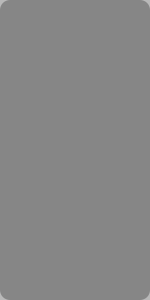
<?xml version="1.0" encoding="UTF-8"?>
<ui version="4.0">
 <class>LoadingOverlay</class>
 <widget class="QWidget" name="LoadingOverlay">
  <property name="geometry">
   <rect>
    <x>0</x>
    <y>0</y>
    <width>150</width>
    <height>300</height>
   </rect>
  </property>
  <property name="sizePolicy">
   <sizepolicy hsizetype="Preferred" vsizetype="Preferred">
    <horstretch>0</horstretch>
    <verstretch>0</verstretch>
   </sizepolicy>
  </property>
  <property name="minimumSize">
   <size>
    <width>150</width>
    <height>150</height>
   </size>
  </property>
  <property name="maximumSize">
   <size>
    <width>200</width>
    <height>300</height>
   </size>
  </property>
  <property name="windowTitle">
   <string>Form</string>
  </property>
  <property name="styleSheet">
   <string notr="true">#LoadingOverlay {
    background-color: rgba(0, 0, 0, 70); /* Màu đen mờ 70% */
    border-radius: 10px; /* Bo tròn góc (tùy chọn) */
}</string>
  </property>
  <layout class="QVBoxLayout" name="verticalLayout">
   <property name="leftMargin">
    <number>0</number>
   </property>
   <property name="topMargin">
    <number>0</number>
   </property>
   <property name="rightMargin">
    <number>0</number>
   </property>
   <property name="bottomMargin">
    <number>0</number>
   </property>
   <item>
    <widget class="QLabel" name="gif_label">
     <property name="minimumSize">
      <size>
       <width>150</width>
       <height>150</height>
      </size>
     </property>
     <property name="maximumSize">
      <size>
       <width>150</width>
       <height>150</height>
      </size>
     </property>
     <property name="styleSheet">
      <string notr="true"/>
     </property>
     <property name="text">
      <string/>
     </property>
     <property name="alignment">
      <set>Qt::AlignCenter</set>
     </property>
    </widget>
   </item>
  </layout>
 </widget>
 <resources>
  <include location="../../resources/resources.qrc"/>
 </resources>
 <connections/>
</ui>
